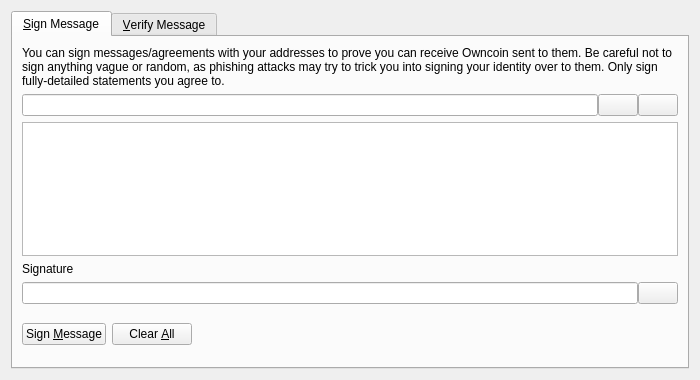
<?xml version="1.0" encoding="UTF-8"?>
<ui version="4.0">
 <class>SignVerifyMessageDialog</class>
 <widget class="QDialog" name="SignVerifyMessageDialog">
  <property name="geometry">
   <rect>
    <x>0</x>
    <y>0</y>
    <width>700</width>
    <height>380</height>
   </rect>
  </property>
  <property name="windowTitle">
   <string>Signatures - Sign / Verify a Message</string>
  </property>
  <property name="modal">
   <bool>true</bool>
  </property>
  <layout class="QVBoxLayout" name="verticalLayout">
   <item>
    <widget class="QTabWidget" name="tabWidget">
     <property name="currentIndex">
      <number>0</number>
     </property>
     <widget class="QWidget" name="tabSignMessage">
      <attribute name="title">
       <string>&amp;Sign Message</string>
      </attribute>
      <layout class="QVBoxLayout" name="verticalLayout_SM">
       <item>
        <widget class="QLabel" name="infoLabel_SM">
         <property name="text">
          <string>You can sign messages/agreements with your addresses to prove you can receive Owncoin sent to them. Be careful not to sign anything vague or random, as phishing attacks may try to trick you into signing your identity over to them. Only sign fully-detailed statements you agree to.</string>
         </property>
         <property name="textFormat">
          <enum>Qt::PlainText</enum>
         </property>
         <property name="wordWrap">
          <bool>true</bool>
         </property>
        </widget>
       </item>
       <item>
        <layout class="QHBoxLayout" name="horizontalLayout_1_SM">
         <property name="spacing">
          <number>0</number>
         </property>
         <item>
          <widget class="QValidatedLineEdit" name="addressIn_SM">
           <property name="toolTip">
            <string>The Owncoin address to sign the message with</string>
           </property>
          </widget>
         </item>
         <item>
          <widget class="QPushButton" name="addressBookButton_SM">
           <property name="toolTip">
            <string>Choose previously used address</string>
           </property>
           <property name="text">
            <string/>
           </property>
           <property name="shortcut">
            <string>Alt+A</string>
           </property>
           <property name="autoDefault">
            <bool>false</bool>
           </property>
          </widget>
         </item>
         <item>
          <widget class="QPushButton" name="pasteButton_SM">
           <property name="toolTip">
            <string>Paste address from clipboard</string>
           </property>
           <property name="text">
            <string/>
           </property>
           <property name="shortcut">
            <string>Alt+P</string>
           </property>
           <property name="autoDefault">
            <bool>false</bool>
           </property>
          </widget>
         </item>
        </layout>
       </item>
       <item>
        <widget class="QPlainTextEdit" name="messageIn_SM">
         <property name="toolTip">
          <string>Enter the message you want to sign here</string>
         </property>
        </widget>
       </item>
       <item>
        <widget class="QLabel" name="signatureLabel_SM">
         <property name="text">
          <string>Signature</string>
         </property>
         <property name="textFormat">
          <enum>Qt::PlainText</enum>
         </property>
        </widget>
       </item>
       <item>
        <layout class="QHBoxLayout" name="horizontalLayout_2_SM">
         <property name="spacing">
          <number>0</number>
         </property>
         <item>
          <widget class="QLineEdit" name="signatureOut_SM">
           <property name="font">
            <font>
             <italic>true</italic>
            </font>
           </property>
           <property name="readOnly">
            <bool>true</bool>
           </property>
          </widget>
         </item>
         <item>
          <widget class="QPushButton" name="copySignatureButton_SM">
           <property name="toolTip">
            <string>Copy the current signature to the system clipboard</string>
           </property>
           <property name="text">
            <string/>
           </property>
           <property name="autoDefault">
            <bool>false</bool>
           </property>
          </widget>
         </item>
        </layout>
       </item>
       <item>
        <layout class="QHBoxLayout" name="horizontalLayout_3_SM">
         <item>
          <widget class="QPushButton" name="signMessageButton_SM">
           <property name="toolTip">
            <string>Sign the message to prove you own this Owncoin address</string>
           </property>
           <property name="text">
            <string>Sign &amp;Message</string>
           </property>
           <property name="autoDefault">
            <bool>false</bool>
           </property>
          </widget>
         </item>
         <item>
          <widget class="QPushButton" name="clearButton_SM">
           <property name="toolTip">
            <string>Reset all sign message fields</string>
           </property>
           <property name="text">
            <string>Clear &amp;All</string>
           </property>
           <property name="autoDefault">
            <bool>false</bool>
           </property>
          </widget>
         </item>
         <item>
          <spacer name="horizontalSpacer_1_SM">
           <property name="orientation">
            <enum>Qt::Horizontal</enum>
           </property>
           <property name="sizeHint" stdset="0">
            <size>
             <width>40</width>
             <height>48</height>
            </size>
           </property>
          </spacer>
         </item>
         <item>
          <widget class="QLabel" name="statusLabel_SM">
           <property name="font">
            <font>
             <weight>75</weight>
             <bold>true</bold>
            </font>
           </property>
           <property name="text">
            <string/>
           </property>
           <property name="wordWrap">
            <bool>true</bool>
           </property>
          </widget>
         </item>
         <item>
          <spacer name="horizontalSpacer_2_SM">
           <property name="orientation">
            <enum>Qt::Horizontal</enum>
           </property>
           <property name="sizeHint" stdset="0">
            <size>
             <width>40</width>
             <height>48</height>
            </size>
           </property>
          </spacer>
         </item>
        </layout>
       </item>
      </layout>
     </widget>
     <widget class="QWidget" name="tabVerifyMessage">
      <attribute name="title">
       <string>&amp;Verify Message</string>
      </attribute>
      <layout class="QVBoxLayout" name="verticalLayout_VM">
       <item>
        <widget class="QLabel" name="infoLabel_VM">
         <property name="text">
          <string>Enter the receiver's address, message (ensure you copy line breaks, spaces, tabs, etc. exactly) and signature below to verify the message. Be careful not to read more into the signature than what is in the signed message itself, to avoid being tricked by a man-in-the-middle attack. Note that this only proves the signing party receives with the address, it cannot prove sendership of any transaction!</string>
         </property>
         <property name="textFormat">
          <enum>Qt::PlainText</enum>
         </property>
         <property name="alignment">
          <set>Qt::AlignLeading|Qt::AlignLeft|Qt::AlignTop</set>
         </property>
         <property name="wordWrap">
          <bool>true</bool>
         </property>
        </widget>
       </item>
       <item>
        <layout class="QHBoxLayout" name="horizontalLayout_1_VM">
         <property name="spacing">
          <number>0</number>
         </property>
         <item>
          <widget class="QValidatedLineEdit" name="addressIn_VM">
           <property name="toolTip">
            <string>The Owncoin address the message was signed with</string>
           </property>
          </widget>
         </item>
         <item>
          <widget class="QPushButton" name="addressBookButton_VM">
           <property name="toolTip">
            <string>Choose previously used address</string>
           </property>
           <property name="text">
            <string/>
           </property>
           <property name="shortcut">
            <string>Alt+A</string>
           </property>
           <property name="autoDefault">
            <bool>false</bool>
           </property>
          </widget>
         </item>
        </layout>
       </item>
       <item>
        <widget class="QPlainTextEdit" name="messageIn_VM"/>
       </item>
       <item>
        <widget class="QValidatedLineEdit" name="signatureIn_VM"/>
       </item>
       <item>
        <layout class="QHBoxLayout" name="horizontalLayout_2_VM">
         <item>
          <widget class="QPushButton" name="verifyMessageButton_VM">
           <property name="toolTip">
            <string>Verify the message to ensure it was signed with the specified Owncoin address</string>
           </property>
           <property name="text">
            <string>Verify &amp;Message</string>
           </property>
           <property name="autoDefault">
            <bool>false</bool>
           </property>
          </widget>
         </item>
         <item>
          <widget class="QPushButton" name="clearButton_VM">
           <property name="toolTip">
            <string>Reset all verify message fields</string>
           </property>
           <property name="text">
            <string>Clear &amp;All</string>
           </property>
           <property name="autoDefault">
            <bool>false</bool>
           </property>
          </widget>
         </item>
         <item>
          <spacer name="horizontalSpacer_1_VM">
           <property name="orientation">
            <enum>Qt::Horizontal</enum>
           </property>
           <property name="sizeHint" stdset="0">
            <size>
             <width>40</width>
             <height>48</height>
            </size>
           </property>
          </spacer>
         </item>
         <item>
          <widget class="QLabel" name="statusLabel_VM">
           <property name="font">
            <font>
             <weight>75</weight>
             <bold>true</bold>
            </font>
           </property>
           <property name="text">
            <string/>
           </property>
           <property name="wordWrap">
            <bool>true</bool>
           </property>
          </widget>
         </item>
         <item>
          <spacer name="horizontalSpacer_2_VM">
           <property name="orientation">
            <enum>Qt::Horizontal</enum>
           </property>
           <property name="sizeHint" stdset="0">
            <size>
             <width>40</width>
             <height>48</height>
            </size>
           </property>
          </spacer>
         </item>
        </layout>
       </item>
      </layout>
     </widget>
    </widget>
   </item>
  </layout>
 </widget>
 <customwidgets>
  <customwidget>
   <class>QValidatedLineEdit</class>
   <extends>QLineEdit</extends>
   <header>qvalidatedlineedit.h</header>
  </customwidget>
 </customwidgets>
 <resources>
  <include location="../dash.qrc"/>
 </resources>
 <connections/>
</ui>
